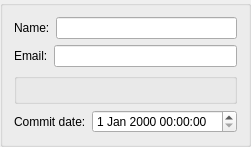
<?xml version="1.0" encoding="UTF-8"?>
<ui version="4.0">
 <class>InfoBox</class>
 <widget class="QGroupBox" name="InfoBox">
  <layout class="QVBoxLayout" name="verticalLayout">
   <item>
    <layout class="QHBoxLayout" name="nameLayout">
     <item>
      <widget class="QLabel" name="label">
       <property name="text">
        <string>Name:</string>
       </property>
      </widget>
     </item>
     <item>
      <widget class="QLineEdit" name="mName">
       <property name="objectName">
        <string notr="true">Name</string>
       </property>
      </widget>
     </item>
    </layout>
   </item>
   <item>
    <layout class="QHBoxLayout" name="emailLayout">
     <item>
      <widget class="QLabel" name="label_2">
       <property name="text">
        <string>Email:</string>
       </property>
      </widget>
     </item>
     <item>
      <widget class="QLineEdit" name="mEmail">
       <property name="objectName">
        <string notr="true">Email</string>
       </property>
      </widget>
     </item>
    </layout>
   </item>
   <item>
    <widget class="DateSelectionGroupWidget" name="mCommitDateType"/>
   </item>
   <item>
    <layout class="QHBoxLayout" name="dateLayout">
     <item>
      <widget class="QLabel" name="mLCommitDate">
       <property name="text">
        <string>Commit date:</string>
       </property>
      </widget>
     </item>
     <item>
      <widget class="QDateTimeEdit" name="mCommitDate">
       <property name="sizePolicy">
        <sizepolicy hsizetype="Expanding" vsizetype="Preferred">
         <horstretch>0</horstretch>
         <verstretch>0</verstretch>
        </sizepolicy>
       </property>
      </widget>
     </item>
    </layout>
   </item>
  </layout>
 </widget>
 <customwidgets>
  <customwidget>
   <class>DateSelectionGroupWidget</class>
   <extends>QGroupBox</extends>
   <header>DateSelectionGroupWidget.h</header>
  </customwidget>
 </customwidgets>
 <resources/>
 <connections/>
</ui>
